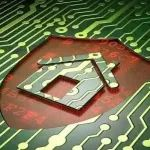
#> input picture as1/house.jpg, 150 x 150 px
$ python tutorial.py   (older library calls are emulated)
#> lines starting #> are read from the running program, lines starting #| are printed output that depends on the picture
def quicksort(arr):
    if len(arr) <= 1:
        return arr
    pivot = arr[len(arr) // 2]
    left = [x for x in arr if x < pivot]
    middle = [x for x in arr if x == pivot]
    right = [x for x in arr if x > pivot]
    return quicksort(left) + middle + quicksort(right)


print(quicksort([0, 1, 5, 4, 7, 1999, 5, 5, 5, 4, 4, 5]))
x = 3
print(type(x))
print(x)
print(x + 1)
print(x - 1)
print(x * 2)
print(x ** 2)
x += 1
print(x)
x *= 2
print(x)
y = 11
y = y % 2
print(type(y))
print(y, y + 1, y * 2, y ** 2)

t = True
f = False
print(type(t), type(f))
print(t and f, t or f, not t, t != f, )
hello = "hello"
world = 'world'
print(hello, world, len(hello))
hw = hello + ' ' + world
print(hw)
hw12 = '%s %s %d' % (hello, world, 12)
print(hw12)
s = 'hello'
print(s.capitalize())
print(s.center(100))
print(s.replace('o', '(ell)'), s.replace('l', '(ell)'))
print(' world'.strip())
print(s.replace('l', '(ell)'))

xs = [3, 1, 2]
print(xs, xs[2])
xs[2] = 'foo'
print(xs)
xs.append("bar")
print(xs)
x = xs.pop()
print(x, xs)
xs1 = [1, 3, 3, 32, 1, 3]
print(xs1)
xs1.sort()
print(xs1)

animals = ['cat', 'dog', 'monkey']
for animal in animals:
    print(animal)
for idx, animal in enumerate(animals):
    print('#%d: %s while the orign idx is %d' % (idx + 1, animal, idx))

nums = [0, 1, 2, 3, 4]
squares = []
for x in nums:
    squares.append(x ** 2)
    print(squares)
print(nums[:-1])
nums[2:4] = [8, 9]
print(nums)
squares = [x ** 2 for x in nums]
print(squares)
even_squares = [x ** 2 for x in nums if x % 2 == 0]
print(even_squares)

# dictionary
d = {'cat': 'cute', 'dog': 'furry'}
print(d['cat'])
print('cat' in d)
d['fish'] = 'wet'
print(d['fish'])
print(d.get('monkey', 'N/A'))
print(d.get('fish', 'N/A'))
del d['fish']
print(d.get('fish', 'N/A'))

# loops
d = {'person': 2, 'cat': 4, 'spider': 8}
for animal in d:
    legs = d[animal]
    print('A %s has %d legs' % (animal, legs))

d = {'person': 2, 'cat': 4, 'spider': 8}
for animal, legs in d.items():
    legs = d[animal]
    print('A %s has %d legs' % (animal, legs))

# Dictionary comprehensions
nums = [0, 1, 2, 3, 4]
even_num_to_square = {x: x ** 2 for x in nums if x % 2 == 0}
print(even_num_to_square)

# Set
animals = {'cat', 'dog'}
print('cat' in animals)
print('fish' in animals)
animals.add('fish')
print('fish' in animals)
print(len(animals))
animals.add('cat')
print(len(animals))
animals.remove('cat')
print(len(animals))

# Loop in set
animals = {'cat', 'dog', 'fish'}
for idx, animal in enumerate(animals):
    print('#%d: %s' % (idx + 1, animal))

from math import sqrt
nums = {int(sqrt(x)) for x in range(37)}
print(nums)

# Tuples
d = {(x, x + 1): x for x in range(10)}
print(d)
t = (5, 6)
print(type(t))
print(d[t])
print(d[(2, 3)])

# Functions
def sign(x):
    if x > 0:
        return 'postive'
    elif x < 0:
        return 'negative'
    else:
        return 'zero'


for x in [-1, 0, 10]:
    print(sign(x))

def hello(name, loud):
    if loud:
        print('HELLO, %s!' % name.upper())
    else:
        print('Hello, %s' %name)

hello('bob', False)

# Classes
class Greeter(object):

    def __init__(self, name, id):
        self.name = name
        self.id = id
    def greet(self, loud=False):
        if loud:
            print('HELLO, %s!' % self.name.upper())
        else:
            print('Hello, %s' % self.name)

g = Greeter('Fred', 13)
print(g.id)
g.greet()
g.greet(loud=True)

# numpy Arrays
import numpy as np


a = np.array([1,2,3])
print(type(a))
print(a.shape)
print(a[0],a[1],a[2])
a[0]=5
print(a)

b = np.array([[1,2,3], [4,5,6]])
print(b)
print(b.shape)
print(b[1,1])

c = np.zeros((2,2))
print(c)
d = np.ones((1,2))
print(d)
e = np.full((2,2),7)
print(e)
f = np.random.random((2,2))
print(f)

# Array indexing
a = np.array([[1,2,3,4], [5,6,7,8], [9,10,11,12]])
b = a[0:2, 0:3]
print(a[1,1])
print(a,b)
print('1231321321')
row_r1 = a[1,:]
print(row_r1)
row_r2 = a[1:2, :]
print(row_r2, row_r2.shape)
print(row_r2[0,1])
row_r2[0,1] = 100
print(row_r1[0])

# integer array indexing
a = np.array([[1,2], [3,4], [5,6]])
print(a,a[[0,1,2], [0,1,0]])
print(np.array([a[0, 0], a[1, 1], a[2, 0]]))
print(a[[0,0],[1,1]])
a = np.array([[1,2,3], [4,5,6], [7,8,9], [10,11,12]])
b = np.array([0, 2, 0, 1])
print(a[np.arange(4), b])
print(np.arange(4))
a[np.arange(4), b] += 10
print(a)

# boolean array indexing
a = np.array([[1,2], [3,4], [5,6]])
bool_idx=(a > 2)
print(bool_idx)
print(a[bool_idx])
print(a[a>2])

# Datatype
x = np.array([1,2])
print(x.dtype)

x = np.array([1.0,2.0])
print(x.dtype)

x = np.array([1,2], dtype=np.int64)
print(x.dtype)

# Array math
x = np.array([[1,2],[3,4]], dtype=np.float64)
y = np.array([[5,6],[7,8]], dtype=np.float64)
print("1")
print(x+y)
print(np.add(x,y))

print(x - y)
print(np.subtract(x,y))

print(x*y)
print(np.multiply(x,y))

print(x / y)
print(np.divide(x,y))
print(np.sqrt(x))

print(x.dot(y))
print(np.dot(x,y))

print(np.sum(x))
print(np.sum(x, axis= 0))
print(np.sum(x, axis=1))

print(x)
print(x.T)

v = np.array([1,2,3])
print(v)
print(v.T)
print('nwxt')
# Broadcasting
x = np.array([[1,2,3], [4,5,6], [7,8,9], [10,11,12]])
v = np.array([1,0,1])
y = np.empty_like(x)
print(y)

for i in range(4):
    y[i, :] =x[i,:] +v
print(y)
vv = np.tile(v,(4,1))
print(vv)

from numpy import mat,matrix

v = mat([1,2,3])
w = mat([4,5])
print(v , w)
v = np.reshape(v, (3,1))
print(v)
print(np.dot(v,w))


# scipy
from scipy.misc import imread, imsave, imresize

img = imread('house.jpg')
#> img is the input picture: shape (150, 150, 3); mean R, G, B 120.2, 116.9, 83
print(img.dtype, img.shape)
#| uint8 (150, 150, 3)
img_tinted = img * [1, 0.95 ,0.9]
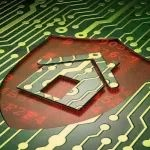
#> img_tinted: shape (150, 150, 3) float64; mean R, G, B 120.2, 111, 74.7
img_tinted = imresize(img_tinted, (300,300))
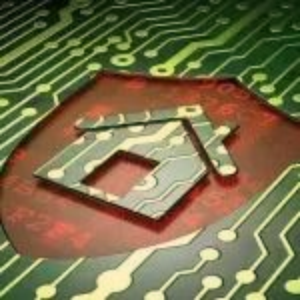
#> img_tinted: shape (300, 300, 3); mean R, G, B 120.5, 111.3, 75

imsave('house_tinted.png', img_tinted)

from scipy.spatial.distance import pdist, squareform
x = np.array([[0,1], [1,0], [2,0]])
print(x)
d = squareform(pdist(x, 'euclidean'))
print(d)

# Matplatlib
import matplotlib.pyplot as plt

x = np.arange(0, 3 *np.pi, 0.1)
print(x)
y_sin = np.sin(x)
y_cos = np.cos(x)

plt.subplot(4,1,1)

plt.plot(x,y_sin)
plt.subplot(4,1,2)
plt.plot(x,y_cos)
plt.xlabel('x axis label')
plt.ylabel('y axis label')
plt.title('Since and Cosine')
plt.legend(['Sine', 'Cosine'])
plt.show()
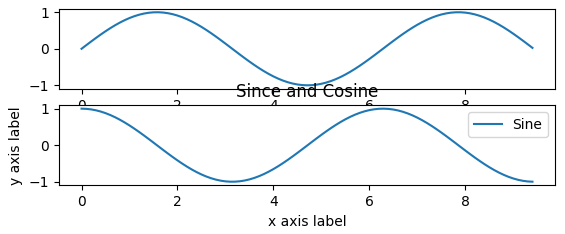
#> figure drawn by matplotlib, 2 panels; panel 1: curve peaks at x = 1.6, y = 1; panel 2: curve peaks at x = 0, y = 1


# Images
img = imread('house.jpg')
img_tinted = img * [1, 0.95, 0.9]

plt.subplot(4,2,1)
plt.imshow(img)
plt.subplot(4, 2, 2)
plt.imshow(np.uint8(img_tinted))
plt.show()
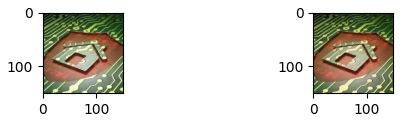
#> figure drawn by matplotlib, 2 panels
